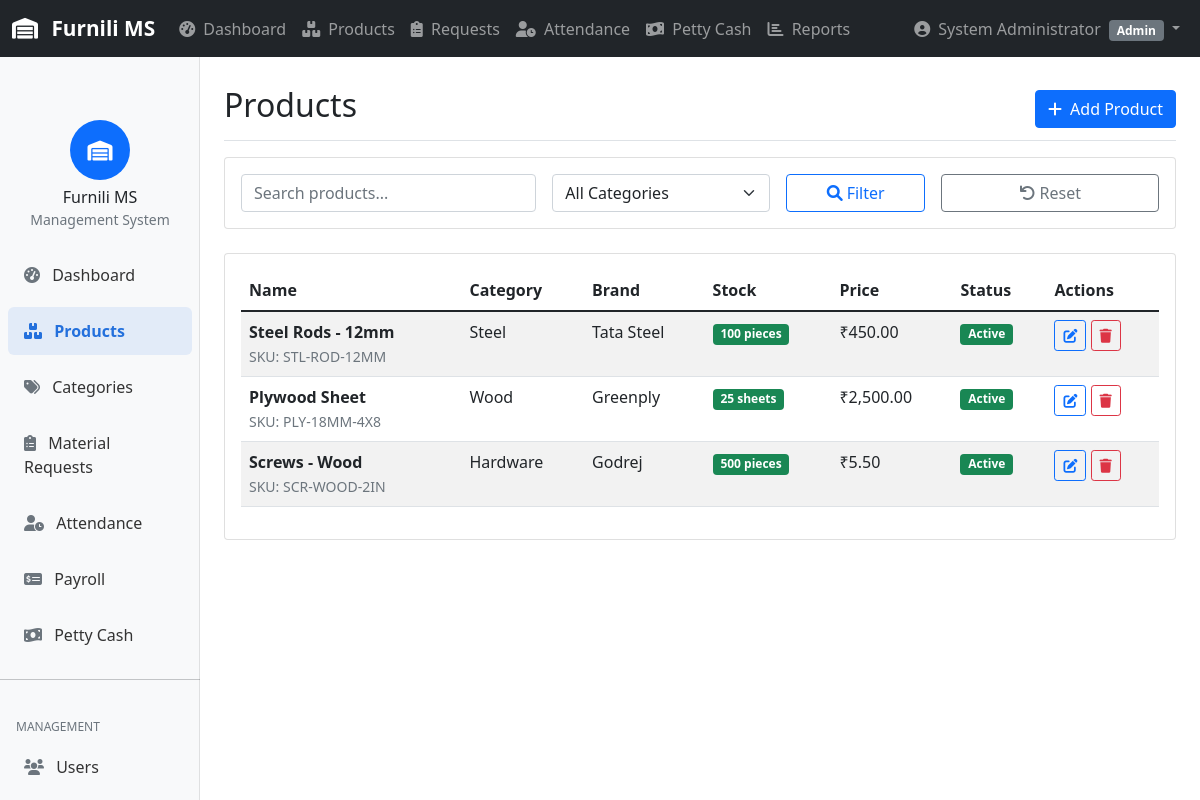
/pages/products.php (signed in), run on the app's committed database.
### tables this page shows
CREATE TABLE `users` (
  `id` int(11) NOT NULL AUTO_INCREMENT,
  `username` varchar(255) NOT NULL,
  `email` varchar(255) NOT NULL,
  `password` varchar(255) NOT NULL,
  `name` varchar(255) NOT NULL,
  `role` enum('admin','manager','storekeeper','user') NOT NULL DEFAULT 'user',
  `employee_id` varchar(100) DEFAULT NULL,
  `aadhar_number` varchar(12) DEFAULT NULL,
  `phone` varchar(15) DEFAULT NULL,
  `address` text DEFAULT NULL,
  `salary` decimal(10,2) DEFAULT NULL,
  `overtime_rate` decimal(10,2) DEFAULT 50.00,
  `photo_url` varchar(255) DEFAULT NULL,
  `document_url` varchar(255) DEFAULT NULL,
  `is_active` tinyint(1) DEFAULT 1,
  `created_at` timestamp NOT NULL DEFAULT current_timestamp(),
  PRIMARY KEY (`id`),
  UNIQUE KEY `username` (`username`),
  UNIQUE KEY `email` (`email`)
);

CREATE TABLE `products` (
  `id` int(11) NOT NULL AUTO_INCREMENT,
  `name` varchar(255) NOT NULL,
  `category` varchar(255) NOT NULL,
  `brand` varchar(255) DEFAULT NULL,
  `size` varchar(100) DEFAULT NULL,
  `thickness` varchar(100) DEFAULT NULL,
  `price_per_unit` decimal(10,2) NOT NULL,
  `current_stock` int(11) NOT NULL DEFAULT 0,
  `min_stock` int(11) NOT NULL DEFAULT 10,
  `unit` varchar(50) NOT NULL DEFAULT 'pieces',
  `sku` varchar(100) DEFAULT NULL,
  `image_url` varchar(255) DEFAULT NULL,
  `is_active` tinyint(1) DEFAULT 1,
  `created_at` timestamp NOT NULL DEFAULT current_timestamp(),
  PRIMARY KEY (`id`),
  UNIQUE KEY `sku` (`sku`),
  KEY `category` (`category`)
);

### includes/functions.php (called while the page is built, shortened)
<?php
function getCurrentUser() {
    $db = Database::connect();
    $stmt = $db->prepare("SELECT id, username, email, name, role, is_active FROM users WHERE id = ?");
    $stmt->execute([$_SESSION['user_id']]);
    return $stmt->fetch();
}
function hasRole($requiredRoles) {
    $user = getCurrentUser();
    if (is_string($requiredRoles)) {
        $requiredRoles = [$requiredRoles];
    }
    return in_array($user['role'], $requiredRoles);
}
function formatCurrency($amount) {
    return '₹' . number_format($amount, 2);
}
?>

### includes/auth.php (called while the page is built, shortened)
<?php
function getUserPermissions($role) {
    $permissions = [
        'admin' => [
            'users' => ['create', 'read', 'update', 'delete'],
            'products' => ['create', 'read', 'update', 'delete'],
            'categories' => ['create', 'read', 'update', 'delete'],
            'requests' => ['create', 'read', 'update', 'delete'],
            'attendance' => ['create', 'read', 'update', 'delete'],
            'payroll' => ['create', 'read', 'update', 'delete'],
            'petty_cash' => ['create', 'read', 'update', 'delete'],
            'reports' => ['create', 'read', 'update', 'delete'],
            'settings' => ['create', 'read', 'update', 'delete']
        ],
        'manager' => [
            'products' => ['create', 'read', 'update', 'delete'],
            'categories' => ['create', 'read', 'update', 'delete'],
            'requests' => ['create', 'read', 'update', 'delete'],
            'attendance' => ['read', 'update'],
            'payroll' => ['read', 'update'],
            'petty_cash' => ['create', 'read', 'update'],
            'reports' => ['read']
        ],
        'storekeeper' => [
            'products' => ['read', 'update'],
            'requests' => ['read', 'update'],
            'attendance' => ['read'],
            'reports' => ['read']
        ],
        'user' => [
            'products' => ['read'],
            'requests' => ['create', 'read'],
            'attendance' => ['read'],
            'reports' => ['read']
        ]
    ];
    return $permissions[$role] ?? [];
}
function hasPermission($module, $action) {
    $user = getCurrentUser();
    $permissions = getUserPermissions($user['role']);
    return isset($permissions[$module]) && in_array($action, $permissions[$module]);
}
?>

### pages/products.php (the view, shortened to what this page needs)
<?php
require_once '../includes/functions.php';
require_once '../includes/auth.php';
$db = Database::connect();
$page = isset($_GET['page']) ? (int)$_GET['page'] : 1;
$limit = ITEMS_PER_PAGE;
$offset = ($page - 1) * $limit;
$search = $_GET['search'] ?? '';
$whereClause = "WHERE is_active = 1";
$params = [];
$query = "SELECT * FROM products $whereClause ORDER BY created_at DESC LIMIT $limit OFFSET $offset";
$stmt = $db->prepare($query);
$stmt->execute($params);
$products = $stmt->fetchAll();
?>
<!DOCTYPE html>
<html lang="en">
<head>
    <link href="https://cdn.jsdelivr.net/npm/bootstrap@5.1.3/dist/css/bootstrap.min.css" rel="stylesheet">
    <link href="https://cdnjs.cloudflare.com/ajax/libs/font-awesome/6.0.0/css/all.min.css" rel="stylesheet">
</head>
<body>
    <?php include '../includes/header.php'; ?>
    <div class="container-fluid">
        <div class="row">
            <?php include '../includes/sidebar.php'; ?>
            <main class="col-md-9 ms-sm-auto col-lg-10 px-md-4">
                <div class="d-flex justify-content-between flex-wrap flex-md-nowrap align-items-center pt-3 pb-2 mb-3 border-bottom">
                    <h1 class="h2">Products</h1>
                    <?php if (hasPermission('products', 'create')): ?>
                    <button type="button" class="btn btn-primary" data-bs-toggle="modal" data-bs-target="#addProductModal">
                        <i class="fas fa-plus me-2"></i>Add Product
                    </button>
                    <?php endif; ?>
                </div>
                <div class="card mb-4">
                    <div class="card-body">
                        <form method="GET" class="row g-3">
                            <div class="col-md-4">
                                <input type="text" class="form-control" name="search"
                                       placeholder="Search products..." value="<?php echo htmlspecialchars($search); ?>">
                            </div>
                            <div class="col-md-3">
                                <select class="form-select" name="category">
                                    <option value="">All Categories</option>
                                </select>
                            </div>
                            <div class="col-md-2">
                                <button type="submit" class="btn btn-outline-primary w-100">
                                    <i class="fas fa-search me-1"></i>Filter
                                </button>
                            </div>
                            <div class="col-md-3">
                                <a href="products.php" class="btn btn-outline-secondary w-100">
                                    <i class="fas fa-undo me-1"></i>Reset
                                </a>
                            </div>
                        </form>
                    </div>
                </div>
                <div class="card">
                    <div class="card-body">
                        <div class="table-responsive">
                            <table class="table table-striped">
                                <thead>
                                    <tr>
                                        <th>Name</th>
                                        <th>Category</th>
                                        <th>Brand</th>
                                        <th>Stock</th>
                                        <th>Price</th>
                                        <th>Status</th>
                                        <th>Actions</th>
                                    </tr>
                                </thead>
                                <tbody>
                                    <?php if (empty($products)): ?>
                                    <tr>
                                        <td colspan="7" class="text-center text-muted">No products found</td>
                                    </tr>
                                    <?php else: ?>
                                    <?php foreach ($products as $product): ?>
                                    <tr>
                                        <td>
                                            <strong><?php echo htmlspecialchars($product['name']); ?></strong>
                                            <?php if ($product['sku']): ?>
                                            <br><small class="text-muted">SKU: <?php echo htmlspecialchars($product['sku']); ?></small>
                                            <?php endif; ?>
                                        </td>
                                        <td><?php echo htmlspecialchars($product['category']); ?></td>
                                        <td><?php echo htmlspecialchars($product['brand']); ?></td>
                                        <td>
                                            <span class="badge bg-<?php echo ($product['current_stock'] <= $product['min_stock']) ? 'danger' : 'success'; ?>">
                                                <?php echo number_format($product['current_stock']); ?> <?php echo htmlspecialchars($product['unit']); ?>
                                            </span>
                                        </td>
                                        <td><?php echo formatCurrency($product['price_per_unit']); ?></td>
                                        <td>
                                            <span class="badge bg-<?php echo $product['is_active'] ? 'success' : 'secondary'; ?>">
                                                <?php echo $product['is_active'] ? 'Active' : 'Inactive'; ?>
                                            </span>
                                        </td>
                                        <td>
                                            <?php if (hasPermission('products', 'update')): ?>
                                            <button class="btn btn-sm btn-outline-primary" onclick="editProduct(<?php echo htmlspecialchars(json_encode($product)); ?>)">
                                                <i class="fas fa-edit"></i>
                                            </button>
                                            <?php endif; ?>
                                            <?php if (hasPermission('products', 'delete')): ?>
                                            <button class="btn btn-sm btn-outline-danger" onclick="deleteProduct(<?php echo $product['id']; ?>)">
                                                <i class="fas fa-trash"></i>
                                            </button>
                                            <?php endif; ?>
                                        </td>
                                    </tr>
                                    <?php endforeach; ?>
                                    <?php endif; ?>
                                </tbody>
                            </table>
                        </div>
                    </div>
                </div>
            </main>
        </div>
    </div>
</body>
</html>

### includes/header.php (shortened to what this page needs)
<?php
$currentUser = getCurrentUser();
?>
<nav class="navbar navbar-expand-lg navbar-dark bg-dark fixed-top">
    <div class="container-fluid">
        <a class="navbar-brand" href="index.php">
            <i class="fas fa-warehouse me-2"></i>
            <?php echo APP_NAME; ?>
        </a>
        <div class="collapse navbar-collapse" id="navbarNav">
            <ul class="navbar-nav me-auto">
                <li class="nav-item">
                    <a class="nav-link" href="index.php">
                        <i class="fas fa-tachometer-alt me-1"></i>
                        Dashboard
                    </a>
                </li>
                <?php if (hasPermission('products', 'read')): ?>
                <li class="nav-item">
                    <a class="nav-link" href="pages/products.php">
                        <i class="fas fa-boxes me-1"></i>
                        Products
                    </a>
                </li>
                <?php endif; ?>
                <?php if (hasPermission('requests', 'read')): ?>
                <li class="nav-item">
                    <a class="nav-link" href="pages/requests.php">
                        <i class="fas fa-clipboard-list me-1"></i>
                        Requests
                    </a>
                </li>
                <?php endif; ?>
                <?php if (hasPermission('attendance', 'read')): ?>
                <li class="nav-item">
                    <a class="nav-link" href="pages/attendance.php">
                        <i class="fas fa-user-clock me-1"></i>
                        Attendance
                    </a>
                </li>
                <?php endif; ?>
                <?php if (hasPermission('petty_cash', 'read')): ?>
                <li class="nav-item">
                    <a class="nav-link" href="pages/petty_cash.php">
                        <i class="fas fa-money-bill-wave me-1"></i>
                        Petty Cash
                    </a>
                </li>
                <?php endif; ?>
                <?php if (hasRole(['admin', 'manager'])): ?>
                <li class="nav-item">
                    <a class="nav-link" href="pages/reports.php">
                        <i class="fas fa-chart-bar me-1"></i>
                        Reports
                    </a>
                </li>
                <?php endif; ?>
            </ul>
            <ul class="navbar-nav">
                <li class="nav-item dropdown">
                    <a class="nav-link dropdown-toggle" href="#" id="userDropdown" role="button" data-bs-toggle="dropdown">
                        <i class="fas fa-user-circle me-1"></i>
                        <?php echo htmlspecialchars($currentUser['name']); ?>
                        <span class="badge bg-secondary ms-1"><?php echo ucfirst($currentUser['role']); ?></span>
                    </a>
                </li>
            </ul>
        </div>
    </div>
</nav>

### includes/header.php (style rules this page uses)
body { padding-top: 70px; }
.navbar-brand { font-weight: 600; font-size: 1.3rem; }
.nav-link { font-weight: 500; }

### data on the page
users: name "System Administrator", role "Admin"
products: name "Steel Rods - 12mm", sku "STL-ROD-12MM", category "Steel", brand "Tata Steel", current_stock "100", unit "pieces", price_per_unit "₹450.00", is_active "Active"
products: name "Plywood Sheet", sku "PLY-18MM-4X8", category "Wood", brand "Greenply", current_stock "25", unit "sheets", price_per_unit "₹2,500.00", is_active "Active"
products: name "Screws - Wood", sku "SCR-WOOD-2IN", category "Hardware", brand "Godrej", current_stock "500", unit "pieces", price_per_unit "₹5.50", is_active "Active"

### other printed values
APP_NAME "Furnili MS"
